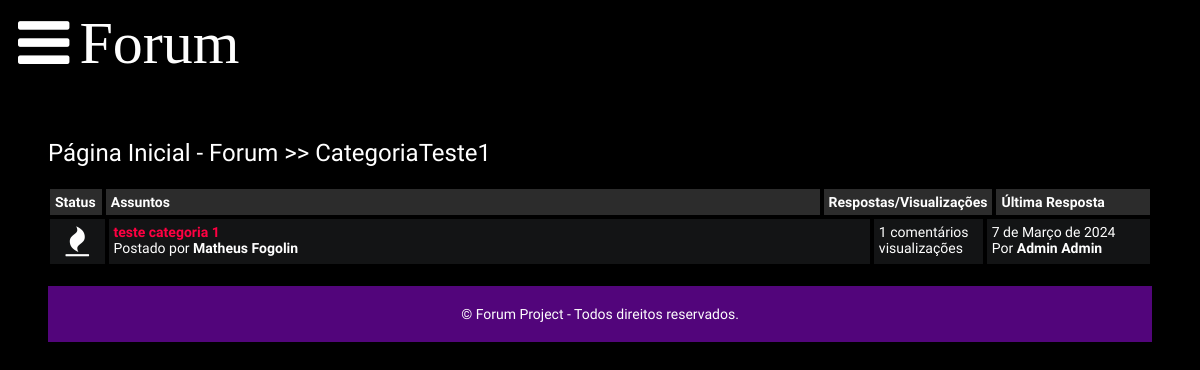
Page /posts/categoriateste1/ on the committed database.
### main/models.py (models this page shows, shortened)
class Category(models.Model):
    title = models.CharField(max_length = 50)
    slug = models.SlugField(max_length = 450, unique = True, blank = True)
    class Meta:
        verbose_name_plural = "categories"
    def get_url(self):
        return reverse("posts", kwargs = {
            "slug": self.slug,
        })

class Post(models.Model):
    title = models.CharField('Título do post', max_length = 450)
    slug = models.SlugField(max_length = 450, unique = True, blank = True)
    user = models.ForeignKey(Author, on_delete = models.CASCADE)
    content = HTMLField('Conteúdo')
    categories = models.ManyToManyField(Category)
    date = models.DateTimeField(auto_now_add = True)
    approved = models.BooleanField(default = False)
    hit_count_generic = GenericRelation(HitCount, object_id_field = 'object_pk', related_query_name = 'hit_count_generic_relation')
    tags = TaggableManager()
    comments = models.ManyToManyField(Comment, blank = True)
    def get_url(self):
        return reverse("detail", kwargs={
            "slug":self.slug
        })
    @property
    def comments_count(self):
        return self.comments.count()
    @property
    def last_reply(self):
        return self.comments.latest("date")

class Author(models.Model):
    user = models.ForeignKey(User, on_delete = models.CASCADE)
    first_name = models.CharField('Nome', max_length = 30)
    last_name = models.CharField('Sobrenome', max_length = 30)
    slug = models.SlugField(max_length = 450, unique = True, blank = True)
    bio = HTMLField()
    points = models.IntegerField(default = 0)
    profile_pic = ResizedImageField(size=[50, 80], quality = 100, upload_to = "authors", null = True, default = None, blank = True)
    @property
    def full_name(self):
        return self.first_name + " " + self.last_name

class Comment(models.Model):
    user = models.ForeignKey(Author, on_delete = models.CASCADE)
    content = models.TextField()
    date = models.DateTimeField(auto_now_add = True)
    replies = models.ManyToManyField(Reply, blank = True)

### main/views.py (the view)
# urls.py: path("posts/<slug>/", posts, name="posts"),
def posts(request, slug):
    category = get_object_or_404(Category, slug=slug)
    posts = Post.objects.filter(approved = True, categories = category)
    context = {
        "posts": posts,
        "category": category,
    }
    return render(request, "posts.html", context)

### templates/posts.html
{% extends "base.html" %}
{% load hitcount_tags %}
{% block content %}
    <div class="container">
        <div class="navigate">
            <span><a href="{% url 'home' %}">Página Inicial - Forum</a> >> <a href="{{category.get_url}}">{{category.title}}</a></span>
        </div>
        <div class="posts-table">
            <div class="table-head">
                <div class="status">Status</div>
                <div class="subjects">Assuntos</div>
                <div class="replies">Respostas/Visualizações</div>
                <div class="last-reply">Última Resposta</div>
            </div>
            {% for post in posts %}
            <div class="table-row">
                <div class="status"><i class="fa fa-fire"></i></div>
                <div class="subjects">
                    <a href="{{post.get_url}}">{{post.title}}</a>
                    <br>
                    <span>Postado por <b>{{post.user.full_name|title}}</b></span>
                </div>
                <div class="replies">
                    {{post.comments_count}} comentários <br> {% get_hit_count for post %} visualizações
                </div>
                <div class="last-reply">
                    {{post.last_reply.date|date}}
                    <br>Por <b>{{post.last_reply.user.full_name|title}}</b>
                </div>
            </div>
            {% endfor %}
    </div>
    {% endblock content %}

### static/style.css (style rules this page uses)
* { box-sizing: border-box; }
html { font-size: 14px; font-family: 'Titillium Web', sans-serif; background-color:rgb(0,0,0); color:#FEFEFE; }
a { color:#FF0042; font-weight: bolder; text-decoration: none; }
.container { margin: 20px; padding: 20px; }
.table-head { display: flex; }
.table-head div { padding: 5px; margin: 2px; background-color: #2C2C2C; font-weight: bold; }
.table-head .status { flex: 5%; }
.table-head .subjects { flex: 70%; }
.table-head .replies { flex: 10%; }
.table-head .last-reply { flex: 15%; }
.table-row { display: flex; }
.table-row .status, .table-row .subjects, .table-row .replies, .table-row .last-reply { padding: 5px; margin: 2px; background-color: #131415; }
.table-row .status { flex: 5%; font-size: 30px; text-align: center; }
.table-row .subjects { flex: 70%; }
.table-row .replies { flex: 10%; }
.table-row .last-reply { flex: 15%; }
.navigate { margin-block: 20px; font-weight: lighter; font-size: 24px; }
.navigate a { color: #fff; }

### rows in the picture
Category: title "CategoriaTeste1"
Post: title "teste categoria 1", user.full_name "Matheus Fogolin", comments_count "1", last_reply "7 de Março de 2024", last_reply.user.full_name "Admin Admin"
